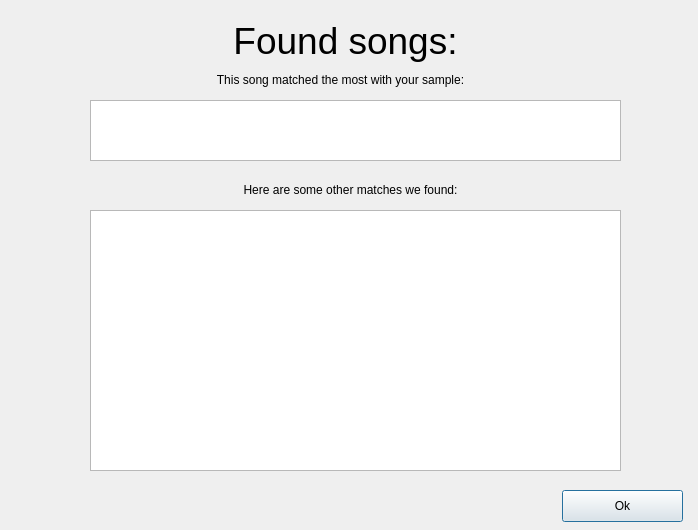
<?xml version="1.0" encoding="UTF-8"?>
<ui version="4.0">
 <class>FoundSongsWindow</class>
 <widget class="QDialog" name="FoundSongsWindow">
  <property name="geometry">
   <rect>
    <x>0</x>
    <y>0</y>
    <width>698</width>
    <height>530</height>
   </rect>
  </property>
  <property name="windowTitle">
   <string>Dialog</string>
  </property>
  <widget class="QLabel" name="Test">
   <property name="geometry">
    <rect>
     <x>0</x>
     <y>0</y>
     <width>691</width>
     <height>81</height>
    </rect>
   </property>
   <property name="font">
    <font>
     <family>Arial</family>
     <pointsize>28</pointsize>
    </font>
   </property>
   <property name="text">
    <string>Found songs:</string>
   </property>
   <property name="alignment">
    <set>Qt::AlignCenter</set>
   </property>
  </widget>
  <widget class="QTextBrowser" name="results">
   <property name="geometry">
    <rect>
     <x>90</x>
     <y>210</y>
     <width>531</width>
     <height>261</height>
    </rect>
   </property>
  </widget>
  <widget class="QPushButton" name="closeWindowButton">
   <property name="geometry">
    <rect>
     <x>562</x>
     <y>490</y>
     <width>121</width>
     <height>32</height>
    </rect>
   </property>
   <property name="text">
    <string>Ok</string>
   </property>
  </widget>
  <widget class="QLabel" name="resultsLabel">
   <property name="geometry">
    <rect>
     <x>10</x>
     <y>170</y>
     <width>681</width>
     <height>41</height>
    </rect>
   </property>
   <property name="text">
    <string>&lt;html&gt;&lt;head/&gt;&lt;body&gt;&lt;p align=&quot;center&quot;&gt;Here are some other matches we found:&lt;/p&gt;&lt;/body&gt;&lt;/html&gt;</string>
   </property>
  </widget>
  <widget class="QLabel" name="matchedSongLabel">
   <property name="geometry">
    <rect>
     <x>-10</x>
     <y>60</y>
     <width>701</width>
     <height>41</height>
    </rect>
   </property>
   <property name="text">
    <string>&lt;html&gt;&lt;head/&gt;&lt;body&gt;&lt;p align=&quot;center&quot;&gt;This song matched the most with your sample:&lt;/p&gt;&lt;/body&gt;&lt;/html&gt;</string>
   </property>
  </widget>
  <widget class="QTextBrowser" name="matchedSongBox">
   <property name="geometry">
    <rect>
     <x>90</x>
     <y>100</y>
     <width>531</width>
     <height>61</height>
    </rect>
   </property>
  </widget>
 </widget>
 <resources/>
 <connections/>
</ui>
